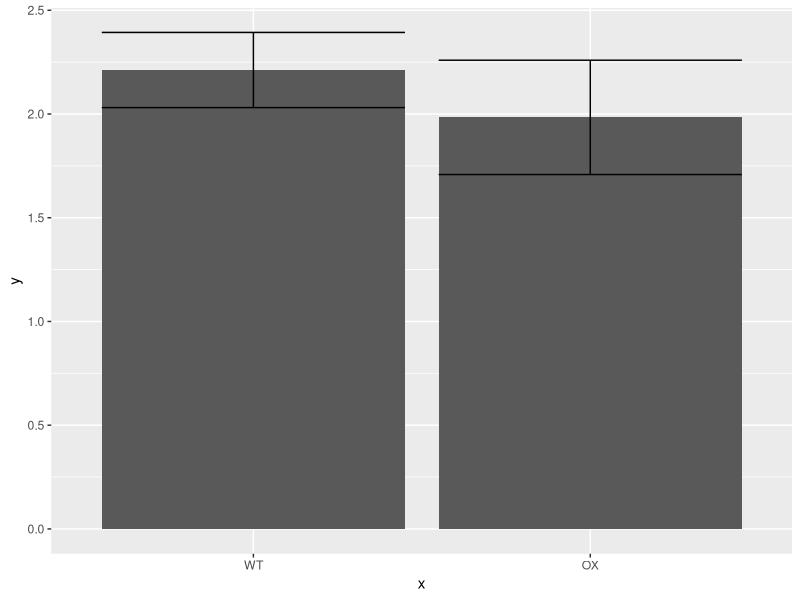
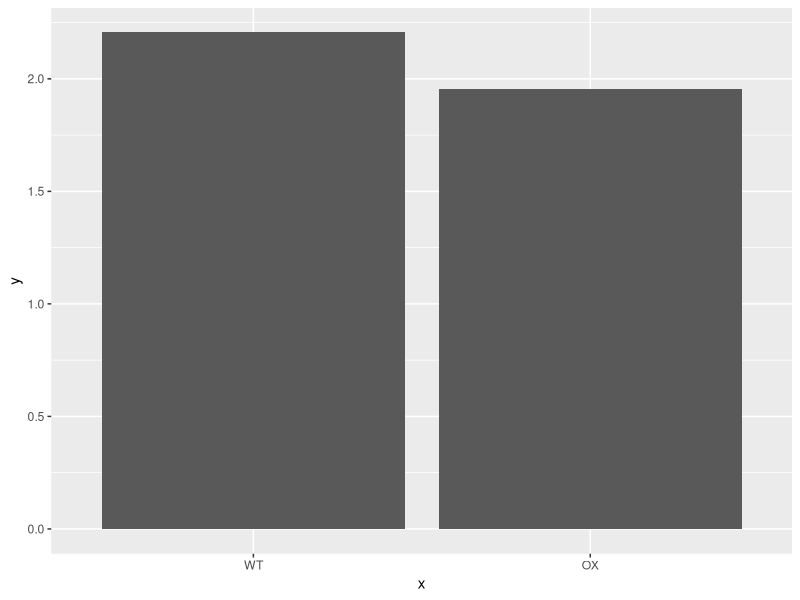

The R script that drew these images, in order:
library(ggplot2)

x <- read.csv("bootstrap/input/OX_WT.tsv", sep="\t")
x <- x[(x$Read=="R1") & (x$Name=="without_AI") & (x$Breaks=="2dsb") & (x$Construct %in% c("Sense", "BranchD")), ]

y_a_a <- x[(x$Cell_line=="WT") & (x$Construct=="Sense"), ]
y_a_b <- x[(x$Cell_line=="WT") & (x$Construct=="BranchD"), ]
y_b_a <- x[(x$Cell_line=="OX") & (x$Construct=="Sense"), ]
y_b_b <- x[(x$Cell_line=="OX") & (x$Construct=="BranchD"), ]

data = data.frame(
  x=factor(c("WT", "OX"), c("WT", "OX")),
  y=c(mean(y_a_a$Frequency/y_a_b$Frequency), mean(y_b_a$Frequency/y_b_b$Frequency)),
  sd=c(sd(y_a_a$Frequency/y_a_b$Frequency), sd(y_b_a$Frequency/y_b_b$Frequency))
) |>
ggplot(data = _, mapping = aes(x, y, ymin = y-sd, ymax = y + sd)) +
geom_bar(stat = "identity") +
geom_errorbar()
ggsave("ratio_then_mean.png", height=3, width=3)

data = data.frame(
  x=factor(c("WT", "OX"), c("WT", "OX")),
  y=c(mean(y_a_a$Frequency)/mean(y_a_b$Frequency), mean(y_b_a$Frequency)/mean(y_b_b$Frequency))
) |>
ggplot(data = _, mapping = aes(x, y)) +
geom_bar(stat = "identity")
ggsave("mean_then_ratio.png", height=3, width=3)